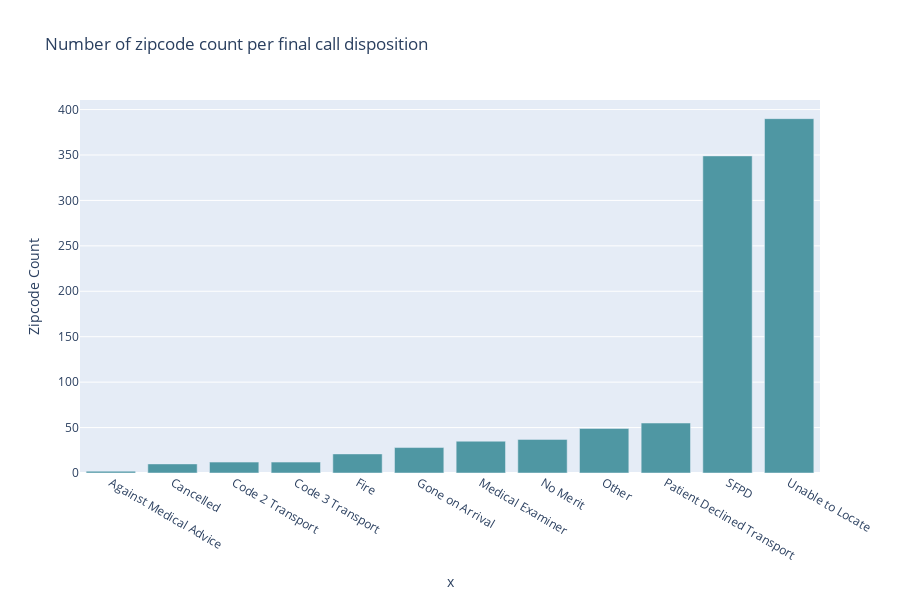

The notebook cell saved with this chart:
### Code cell
fig=px.bar(incident_count.sort_values('Zipcode Count'), y='Zipcode Count', x=incident_count.index, height=600, title='Number of zipcode count per final call disposition')
fig.update_traces(marker_color='#4F97A3')
fig.show()

### Figure 1 — Plotly figure (JSON) as saved in the notebook; plotly's stock layout.template omitted (floating-point values rounded to 4 significant figures)
{"data": [{"alignmentgroup": "True", "hovertemplate": "x=%{x}<br>Zipcode Count=%{y}<extra></extra>", "legendgroup": "", "marker": {"color": "#4F97A3", "pattern": {"shape": ""}}, "name": "", "offsetgroup": "", "orientation": "v", "showlegend": false, "textposition": "auto", "type": "bar", "x": ["Against Medical Advice", "Cancelled", "Code 2 Transport", "Code 3 Transport", "Fire", "Gone on Arrival", "Medical Examiner", "No Merit", "Other", "Patient Declined Transport", "SFPD", "Unable to Locate"], "xaxis": "x", "y": [2, 10, 12, 12, 21, 28, 35, 37, 49, 55, 349, 390], "yaxis": "y"}], "layout": {"barmode": "relative", "height": 600, "legend": {"tracegroupgap": 0}, "title": {"text": "Number of zipcode count per final call disposition"}, "xaxis": {"anchor": "y", "domain": [0, 1], "title": {"text": "x"}}, "yaxis": {"anchor": "x", "domain": [0, 1], "title": {"text": "Zipcode Count"}}}}
